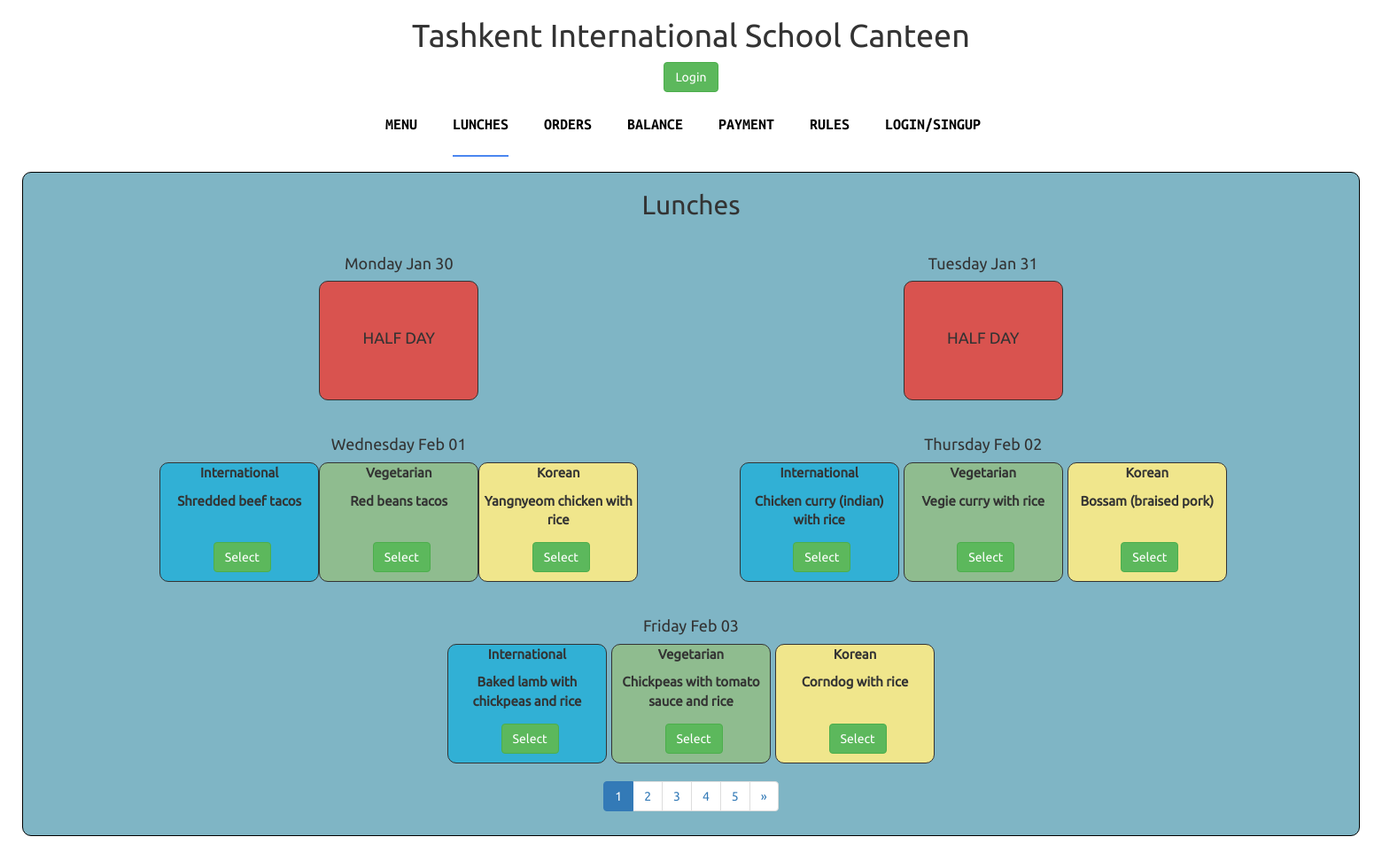
Screenshot of /lunches with the database file from the repository.
### main/models.py (models this page shows, shortened)
class WeekDay(models.Model):
    weekday = models.CharField(max_length=255, choices=WEEK_DAYS)
    datetime = models.DateField(blank=True, null=True)

class MenuItem(models.Model):
    lunch = models.ForeignKey(Lunch, on_delete=models.PROTECT, related_name="menuitem")
    date = models.ForeignKey(WeekDay, on_delete=models.PROTECT, related_name="menuitems")
    title = models.CharField(max_length=255, blank=False, null=False)
    price = models.DecimalField(max_digits=1000, decimal_places=2, default=10000.00)

class Lunch(models.Model):
    name = models.CharField(max_length=255, blank=False, null=False)
    def __str__(self):
        return f"{self.name}"

### main/views.py (the view)
def lunches(request):
    weekdays = WeekDay.objects.all().order_by('datetime')
    paginator = Paginator(weekdays, 5)
    page_number = request.GET.get('page')
    objects = paginator.get_page(page_number)
    monday = objects[0]
    tuesday = objects[1]
    wednesday = objects[2]
    thursday = objects[3]
    friday = objects[4]
    return render(request, 'lunches.html', {
        "objects": objects,
        "monday": monday,
        "tuesday": tuesday,
        "wednesday": wednesday,
        "thursday": thursday,
        "friday": friday,
    })

### templates/lunches.html (shortened to what this page needs)
{% extends "main.html" %}
{% block content %}
    <h2>Lunches</h2>
     <div class="row">
        <div class="displaycolumn">
                <h4>{{ monday.weekday }} {{ monday.datetime|date:"M d"}}</h4>
                {% if not monday.menuitems.exists %}
                    <div style="justify-content: center;" class="block-wrapper">
                        <div class="block-item half-day">
                            <h4>HALF DAY</h4>
                        </div>
                    </div>
                {% endif %}
        </div>
        <div class="displaycolumn">
            <h4>{{ tuesday.weekday }} {{ tuesday.datetime|date:"M d" }}</h4>
            {% if not tuesday.menuitems.exists %}
                 <div style="justify-content: center;" class="block-wrapper">
                        <div class="block-item half-day">
                            <h4>HALF DAY</h4>
                        </div>
                 </div>
            {% endif %}
        </div>
    </div>
    <div class="row">
        <div class="displaycolumn">
        <h4>{{ wednesday.weekday }} {{ wednesday.datetime|date:"M d" }}</h4>
            {% if not wednesday.menuitems.exists %}
                <div style="justify-content: center;" class="block-wrapper">
                        <div class="block-item half-day">
                            <h4>HALF DAY</h4>
                        </div>
                 </div>
            {% else %}
                <div style="justify-content: center;" class="block-wrapper">
                    {% for menuitem in wednesday.menuitems.all %}
                        {% if menuitem.lunch.name == "Vegetarian" %}
                            <div class="block-item veg">
                        {% elif menuitem.lunch.name == "International" %}
                            <div class="block-item inter">
                        {% elif menuitem.lunch.name == "Korean" %}
                            <div class="block-item korean">
                        {% endif %}
                            <p class="title">{{ menuitem.lunch }}</p>
                            <p class="item">{{ menuitem.title }}</p>
                        {% if request.user.is_authenticated %}
                            <a href="{% url "main:add-launch" wednesday.id menuitem.id %}"><button class="button btn btn-success">Select</button></a>
                        {% else %}
                            <a href="{% url "main:login" %}"><button class="button btn btn-success">Select</button></a>
                        {% endif %}
                        </div>
                {% endfor %}
            </div>
            {% endif %}
        </div>
        <div class="displaycolumn">
        <h4>{{ thursday.weekday }} {{ thursday.datetime|date:"M d" }}</h4>
            {% if not thursday.menuitems.exists %}
                 <div style="justify-content: center;" class="block-wrapper">
                        <div class="block-item half-day">
                            <h4>HALF DAY</h4>
                        </div>
                 </div>
            {% else %}
            <div class="block-wrapper">
                {% for menuitem in thursday.menuitems.all %}
                    {% if menuitem.lunch.name == "Vegetarian" %}
                            <div class="block-item veg">
                        {% elif menuitem.lunch.name == "International" %}
                            <div class="block-item inter">
                        {% elif menuitem.lunch.name == "Korean" %}
                            <div class="block-item korean">
                        {% endif %}
                        <p class="title">{{ menuitem.lunch }}</p>
                        <p class="item">{{ menuitem.title }}</p>
                        {% if request.user.is_authenticated %}
                            <a href="{% url "main:add-launch" thursday.id menuitem.id %}"><button class="button btn btn-success">Select</button></a>
                        {% else %}
                            <a href="{% url "main:login" %}"><button class="button btn btn-success">Select</button></a>
                        {% endif %}
                    </div>
                {% endfor %}
            </div>
            {% endif %}
        </div>
    </div>
    <div class="row">
        <div class="displaycolumn">
        <h4>{{ friday.weekday }} {{ friday.datetime|date:"M d" }}</h4>
            {% if not friday.menuitems.exists %}
                 <div style="justify-content: center;" class="block-wrapper">
                        <div class="block-item half-day">
                            <h4>HALF DAY</h4>
                        </div>
                 </div>
            {% else %}
                <div class="block-wrapper">
                    {% for menuitem in friday.menuitems.all %}
                        {% if menuitem.lunch.name == "Vegetarian" %}
                            <div class="block-item veg">
                        {% elif menuitem.lunch.name == "International" %}
                            <div class="block-item inter">
                        {% elif menuitem.lunch.name == "Korean" %}
                            <div class="block-item korean">
                        {% endif %}
                            <p class="title">{{ menuitem.lunch }}</p>
                            <p class="item">{{ menuitem.title }}</p>
                            {% if request.user.is_authenticated %}
                                <a href="{% url "main:add-launch" friday.id menuitem.id %}"><button class="button btn btn-success">Select</button></a>
                            {% else %}
                                <a href="{% url "main:login" %}"><button class="button btn btn-success">Select</button></a>
                            {% endif %}
                        </div>
                    {% endfor %}
                </div>
            {% endif %}
        </div>
    </div>
    <nav aria-label="Page navigation example">
      <ul class="pagination">
            {% if objects.has_previous or objects.has_next %}
                {% for page_number in objects.paginator.page_range %}
                    {% if objects.number == page_number %}
                        <li class="page-item active">
                    {% else %}
                        <li class="page-item">
                    {% endif %}
                             <a href="?page={{ page_number }}">
                                {{page_number}}  <span class="sr-only">(current)</span>
                             </a>
                        </li>
                {% endfor %}
            {% endif %}
            {% if objects.has_next %}
                <li class="page-item">
                  <a class="page-link" href="?page={{ objects.next_page_number }}" aria-label="Next">
                    <span aria-hidden="true">&raquo;</span>
                  </a>
                </li>
            {% endif %}
      </ul>
    </nav>
{% endblock %}

### templates/main.html (shortened to what this page needs)
{% load static %}
<!doctype html>
<html lang="en">
<head>
    <link rel="stylesheet" href="{% static 'css/main.css' %}">
    <link rel="stylesheet" href="{% static 'css/bootstrap.min.css' %}" />
    <link rel="stylesheet" href="{% static 'css/font-awesome.min.css' %}" />
    <link rel="stylesheet" href="{% static 'css/style.css' %}" />
</head>
<body>
    <h1>Tashkent International School Canteen</h1>
    {% if request.user.is_authenticated %}
        {{ request.user.email }}
        <br>
        <a href="{% url 'main:logout' %}">
            <button style="margin-top: 10px;" class="btn btn-danger">Logout</button>
        </a>
    {% else %}
        <a href="{% url 'main:login' %}">
            <button class="btn btn-success">Login</button>
        </a>
    {% endif %}
    <nav class="navbar">
        <div class="container">
                <div class="collapse navbar-collapse" id="bs-example-navbar-collapse-1">
                    <ul class="nav navbar-nav">
                        {% if request.path == "/" %}
                            <li class="active"><a href="{% url "main:home" %}">Menu</a></li>
                        {% else %}
                            <li><a href="{% url "main:home" %}">Menu</a></li>
                        {% endif %}
                        {% if request.path == "/lunches" %}
                            <li class="active"><a href="{% url "main:lunches" %}">Lunches</a></li>
                        {% else %}
                            <li class=""><a href="{% url "main:lunches" %}">Lunches</a></li>
                        {%  endif %}
                        {% if request.path == "/orders" %}
                            <li class="active"><a href="{% url "main:orders" %}">Orders</a></li>
                        {% else %}
                            <li><a href="{% url "main:orders" %}">Orders</a></li>
                        {% endif  %}
                        {% if request.path == "/balance" %}
                            <li class="active"><a href="{% url "main:balance" %}">Balance</a></li>
                        {% else %}
                            <li><a href="{% url "main:balance" %}">Balance</a></li>
                        {%  endif %}
                        {% if request.path == "/payment" %}
                            <li class="active"><a href="{% url "main:payment" %}">Payment</a></li>
                        {% else %}
                            <li><a href="{% url "main:payment" %}">Payment</a></li>
                        {% endif %}
                        {% if request.path == "/rules" %}
                            <li class="active"><a href="{% url "main:rules" %}" >Rules</a></li>
                        {% else %}
                            <li><a href="{% url "main:rules" %}" >Rules</a></li>
                        {% endif %}
                        {% if request.path == "/login" or request.path == "/register"%}
                            <li class="active"><a href="{% url "main:login" %}">Login/Signup</a></li>
                        {% else %}
                            <li><a href="{% url "main:login" %}">Login/Singup</a></li>
                        {% endif %}
                    </ul>
                </div>
            </div>
	</nav>
    <div class="main">
        {% block content %}
        {% endblock %}
    </div>
</body>
</html>

### static/css/main.css (style rules this page uses)
html { margin: 0; padding: 0; }
body { text-align: center; margin: 0; padding: 0; }
h1 { font-size: 35px; }
.main { border: 1px solid black; background-color: #7fb5c5; margin-left: 25px; margin-right: 25px; height: 750px; margin-bottom: 50px; border-radius: 10px; }
.row { margin-top: 30px; display: flex; justify-content: space-around; }
.row .block-wrapper { display: flex; justify-content: space-between; width: 550px; }
.row .block-wrapper .block-item { border: 1px solid; border-radius: 10px; width: 180px; height: 135px; position: relative; }
.block-item.veg { background-color: darkseagreen; }
.block-item.inter { background-color: #31b0d5; }
.block-item.korean { background-color: khaki; }
.block-item.half-day { background-color: #d9534f; }
.block-item.half-day h4 { margin-top: 30%; }
.block-item p { font-weight: bold; font-size: 15px; }
.displaycolumn { display: flex; flex-direction: column; }
.button { position: absolute; bottom: 10px; right: 30%; }
.title { font-size: 15px; }
.item { margin: 0; }

### static/css/style.css (style rules this page uses)
ul { list-style-type: none; }
body { font-family: 'Ubuntu-R'; }
nav.navbar { z-index: 99; height: 70px; margin-left: 380px; }
ul.navbar-nav li.active a { border-bottom: 2px solid #4b86f0; }
ul.navbar-nav li a { color: #000; font-size: 18px; font-family: 'UbuntuMB'; text-transform: uppercase; padding: 25px 0px; margin: 0px 20px; }

### rows the page displays
WeekDay: weekday "Monday", datetime "Jan 30"
WeekDay: weekday "Tuesday", datetime "Jan 31"
WeekDay: weekday "Wednesday", datetime "Feb 01"
MenuItem: lunch "International", title "Shredded beef tacos"
MenuItem: lunch "Vegetarian", title "Red beans tacos"
MenuItem: lunch "Korean", title "Yangnyeom chicken with rice"
WeekDay: weekday "Thursday", datetime "Feb 02"
MenuItem: lunch "International", title "Chicken curry (indian) with rice"
MenuItem: lunch "Vegetarian", title "Vegie curry with rice"
MenuItem: lunch "Korean", title "Bossam (braised pork)"
WeekDay: weekday "Friday", datetime "Feb 03"
MenuItem: lunch "International", title "Baked lamb with chickpeas and rice"
MenuItem: lunch "Vegetarian", title "Chickpeas with tomato sauce and rice"
MenuItem: lunch "Korean", title "Corndog with rice"

### other values shown
{{ page_number }} "1" "2" "3" "4" "5"
